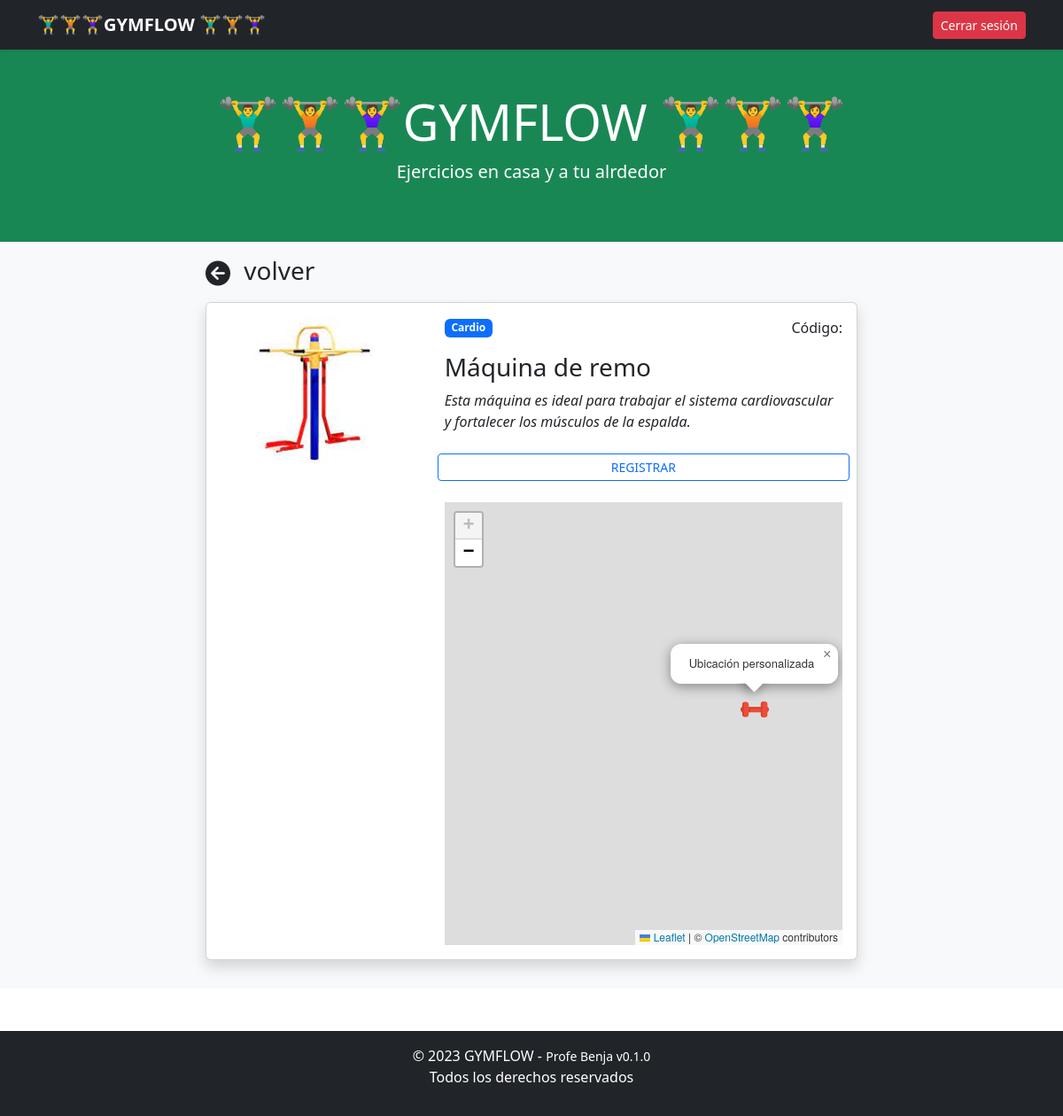
Page /home/maquina/21 on the committed database.
### biblioteca/models.py (models this page shows)
class Maquina(models.Model):
    nombre = models.CharField(max_length=100)
    tipo = models.CharField(max_length=100)
    descripcion = models.TextField()
    imagen = models.ImageField(upload_to='maquina/', null=True, blank=True)

### biblioteca/views.py (the view)
# urls.py: path('home/maquina/<id>', views.home_maquina, name='home_maquina'),
def home_maquina(request, id):
    perfil = request.session.get('perfil')
    maquina = Maquina.objects.get(id=id)
    if request.method == 'POST':
      profile = UserProfile.objects.get(user=request.user)
      profile.maquinas.add(maquina)
      messages.success(request, 'Maquina agregada correctamente.')
    context = {
        'perfil' : perfil,
        'maquina' : maquina,
    }
    return render(request, 'maquina.html', context)

### biblioteca/templates/maquina.html (shortened to what this page needs)
{% extends 'layouts/normal/base.html' %}
{% load static %}
{% block css %}
  <link rel="stylesheet" href="https://unpkg.com/leaflet@1.7.1/dist/leaflet.css" />
{% endblock %}
{% block contenido %}
  <div class="navbar navbar-dark bg-dark shadow-sm">
    <div class="container">
      <a href="#" class="navbar-brand d-flex align-items-center"> <strong>🏋️‍♂️🏋️🏋️‍♀️GYMFLOW 🏋️‍♂️🏋️🏋️‍♀️</strong></a>
      <div>
        <a type="button" class="btn btn-sm btn-danger" href="{% url 'logout' %}">Cerrar sesión</a>
      </div>
    </div>
  </div>
  <main>
    <header class="bg-success text-white text-center py-5">
      <h1 class="display-4"> <strong>🏋️‍♂️🏋️🏋️‍♀️GYMFLOW 🏋️‍♂️🏋️🏋️‍♀️</strong></h1>
      <p class="lead">Ejercicios en casa y a tu alrdedor</p>
  </header>
    <div class="album py-3 bg-body-tertiary">
      <div class="container">
        <div class="row justify-content-center">
          <div class="col-8 mb-3">
            {% include 'partials/_back.html' with url='/home' name='volver' %}
            <div class="card shadow">
              <div class="row">
                <div class="col-md-4">
                  <img src="{% static maquina.imagen %}" class="bd-placeholder-img card-img-top" width="100%" />
                </div>
                <div class="col">
                  <div class="card-body">
                    <div class="d-flex justify-content-between align-items-center">
                      <p class="badge bg-primary mb-3">{{ maquina.tipo }}</p>
                      <p class="text-end">Código: {{ libro.codigo }}</p>
                    </div>
                    <h3 class="card-title">{{ maquina.nombre }}</h3>
                    <p class="card-text">
                      <em>{{ maquina.descripcion }}</em>
                    </p>
                  </div>
                  <form action="" method="post">
                  <div class="d-grid p-2">
                    <button typo="submit" class="btn btn-sm btn-outline-primary">REGISTRAR</button>
                  </div>
                  </form>
                  <div class="card-body">
                    <div id="map" style=" height: 500px;" ></div>
                  </div>
                </div>
              </div>
            </div>
          </div>
        </div>
      </div>
    </div>
  </main>
{% endblock %}

### biblioteca/templates/maquina.html (style rules this page uses)
.bd-placeholder-img { font-size: 1.125rem; text-anchor: middle; -webkit-user-select: none; -moz-user-select: none; user-select: none; }

### rows in the picture
Maquina: imagen (picture), tipo "Cardio", nombre "Máquina de remo", descripcion "Esta máquina es ideal para trabajar el sistema cardiovascular y fortalecer los músculos de la espalda."

### other values in the picture
{{ name }} "volver"
